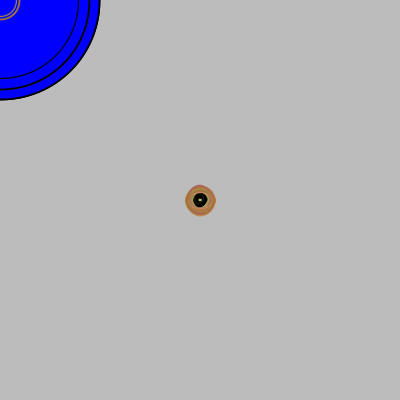
Frame 1 (no input)
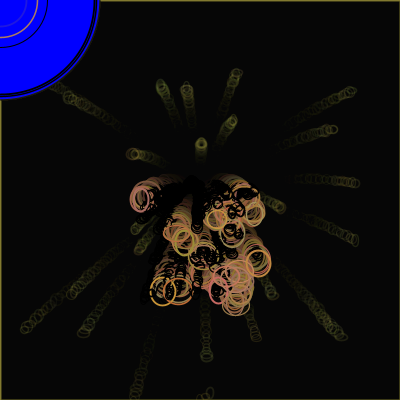
Frame 60 (the mouse pressed at the canvas centre just before this capture)
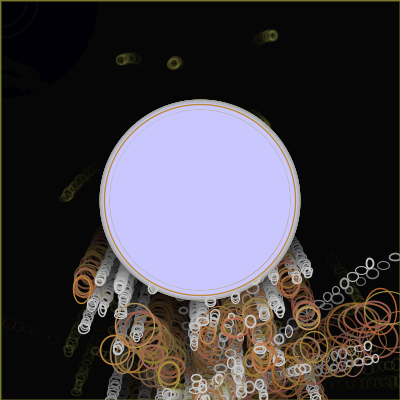
Frame 120 (the mouse held since frame 60 and released just before this capture)

The Processing sketch that drew these frames (run headless with seeded random() and noise(); from frame 60 on, the mouse is pressed at the canvas centre):

// Processing sketch: processing_25237
// ── processing_25237.pde

 int numParticles = 100;
float lovely = 150;
  
// !--------------------------------------------------------------!
// IceParticles and BubbleParticles are subclasses of GenParticles,
// so they can be stored in a Gen Particle array!
GenParticle[] p = new GenParticle[numParticles];
  
void setup() {
  size(400, 400);
  noStroke();
  smooth();
  for (int i = 0; i < p.length; i++) {
    if(random(12) > 8){
      float velX = random(-3, 3);    // set the initial velocities to throw particles from all sides of the origin
      float velY = random(-3, 3);
      p[i] = new aParticle(width/2, height/2, velX, velY, 2.0, width/2, height/2);
    }
    else{
      if(random(12)<4){
      float velX = random(-1, 1);  // the ice cubes have a smaller initial velocity than bubbles, which are lighter
      float velY = random(-1, 1);
      p[i] = new bParticle(width/2, height/2, velX, velY, 5.0, width/2, height/2);
    }
    else{
       float velX = random(-1, 1);  // the ice cubes have a smaller initial velocity than bubbles, which are lighter
      float velY = random(-1, 1);
      p[i] = new cParticle(width/2, height/2, velX, velY, 2.0, width/2, height/2);
    }
  }
  }
}
void draw() {
  fill(0,20);
  rectMode(CORNER);
  rect(0, 0, width, height);
  for (int i = 0; i < p.length; i++) {
    p[i].update();
    p[i].regenerate();
    p[i].display();
    
      lovely=random(200);
  fill(mouseX,mouseY,255);
  ellipse(mouseX,mouseY,lovely, lovely);
  }
}
  
class Particle {
  float x, y; // The x- and y-coordinates
  float vx, vy; // The x- and y-velocities
  float radius; // Particle radius
  float gravity = 0.025;
  
  Particle(float xpos, float ypos, float velx, float vely, float r) {
    x = xpos;
    y = ypos;
    vx = velx;
    vy = vely;
    radius = r;
  }
  
  void update() {
    vy = vy + gravity;
    y += vy;
    x += vx;
  }
  
  void display() {
    ellipse(x, y, radius*2, radius*2);
  }
}
  
  
class GenParticle extends Particle {
  float originX, originY;
  
  GenParticle(float xIn, float yIn, float vxIn, float vyIn, float r, float ox, float oy) {
    super(xIn, yIn, vxIn, vyIn, r);
    originX = ox;
    originY = oy;
  }
  
  void regenerate() {
    if ((x > width + radius) || (x < -radius) ||
      (y > height + radius) || (y < -radius)) {
      x = originX;
      y = originY;
      vx = random(-1.0, 1.0);
      vy = random(-4.0, -2.0);
    }
  }
}
  
class aParticle extends GenParticle {
  
  aParticle(float xIn, float yIn, float vxIn, float vyIn, float r, float ox, float oy) {
    super(xIn, yIn, vxIn, vyIn, r, ox, oy);
  }
  
  void regenerate() {
    if ((x > width + radius) || (x < -radius) ||
      (y > height + radius) || (y < -radius)) {
      x =width/2;
      y = height;
      vx = random(-10.0, 10.0);
      vy = random(-4.0, 8.0);
    }
  }
  void display() {
    noFill();
    strokeWeight(random(1,2));
    stroke(random(150,200),random(150,200),random(50,100),40);
    ellipse(x, y,radius*random(3,6), radius*random(3,6));
  }
}
  
class bParticle extends GenParticle {
  
  bParticle(float xIn, float yIn, float vxIn, float vyIn, float r, float ox, float oy) {
    super(xIn, yIn, vxIn, vyIn, r, ox, oy);
  }
  
  void regenerate() {
    if ((x > width + radius) || (x < -radius) ||
      (y > height + radius) || (y < -radius)) {
      x = originX+10;
      y = height;
      vx = random(-8.0, 15.0);   
      vy = random(-4.0, -20.0);
      radius=random(4,9);
    }
  }
  void display() {
    noFill();
    strokeWeight(random(1,2));
    stroke(random(150,200),random(100,150),random(50,100));
    ellipse(x, y,  radius*random(3,6), radius*random(3,6));
  }
}
 
class cParticle extends GenParticle {
  
  cParticle(float xIn, float yIn, float vxIn, float vyIn, float r, float ox, float oy) {
    super(xIn, yIn, vxIn, vyIn, r, ox, oy);
  }
  
  void regenerate() {
    if ((x > width + radius) || (x < -radius) ||
      (y > height + radius) || (y < -radius)) {
      x = width/2;
      y = height;
      vx = random(-5, 12.0);    
      vy = random(-16.0, 20.0);
    }
  }
   void display() {
    noFill();
    strokeWeight(random(1,2));
    stroke(mouseX);
    ellipse(x, y, radius*random(3,6), radius*random(3,6));
  }
    
}
